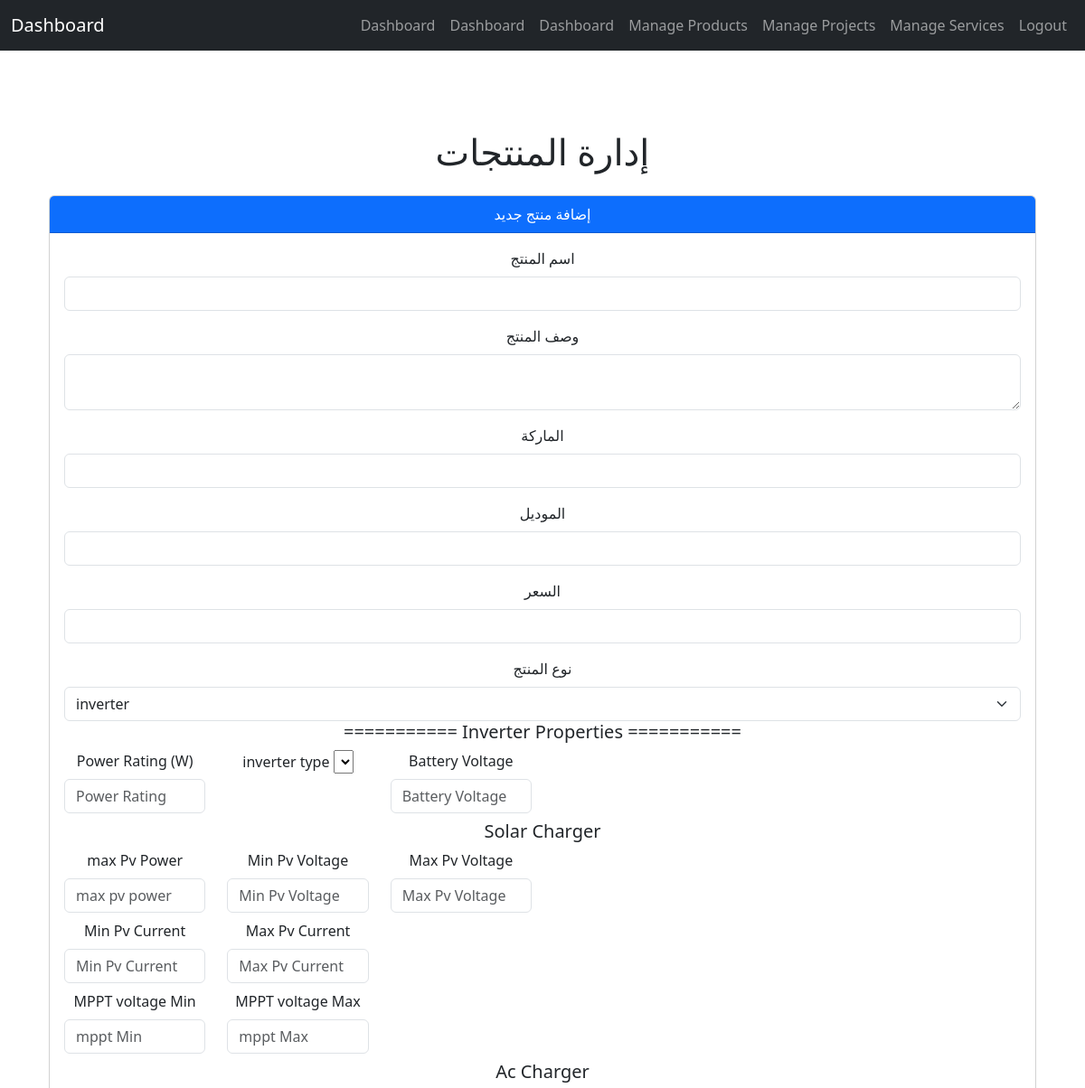
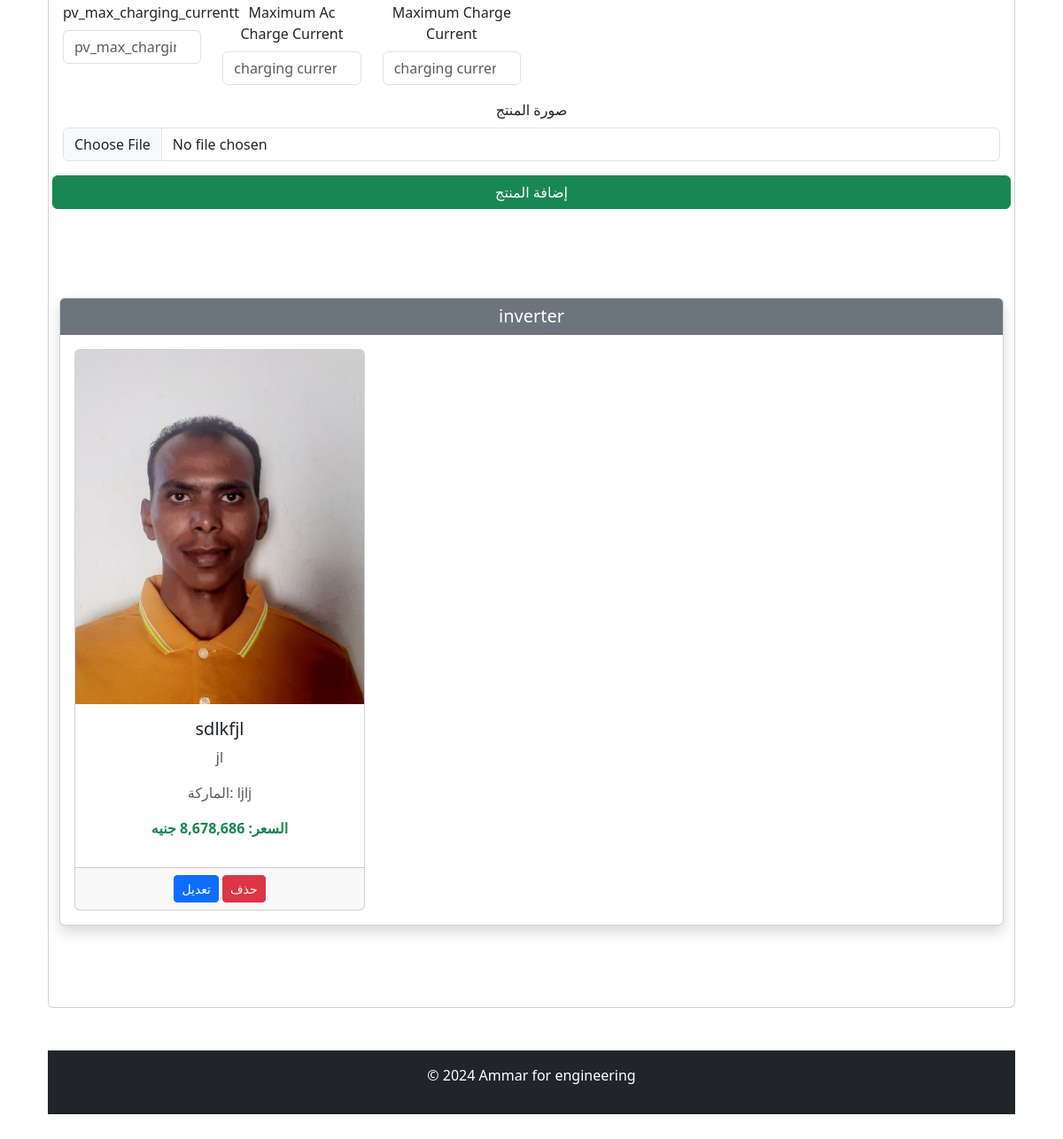
Screenshot of /admin/products (signed in) with the database file from the repository (2 pictures, top to bottom).
### app/models/products.py (models this page shows, shortened)
class ProductType(db.Model):
    __tablename__ = 'product_types'
    id = db.Column(db.Integer, primary_key=True)
    name = db.Column(db.String(255), nullable=False, unique=True)  # Ensures each type name is unique
    description = db.Column(db.Text, nullable=True)  # Additional details about the product type
    products = db.relationship('Product', backref='type', lazy=True)

class Product(db.Model):
    __tablename__ = 'products'
    id = db.Column(db.Integer, primary_key=True)
    name = db.Column(db.String(255), nullable=False)  # Name of the product
    description = db.Column(db.Text, nullable=True)  # Optional detailed description
    brand = db.Column(db.String(255), nullable=False)  # Brand information
    model = db.Column(db.String(255), nullable=False)  # Model information
    price = db.Column(db.Numeric(10, 2), nullable=False)  # Price with precision up to 2 decimal places
    created_at = db.Column(db.DateTime, default=db.func.current_timestamp())  # Auto-set timestamp
    updated_at = db.Column(db.DateTime, default=db.func.current_timestamp(), onupdate=db.func.current_timestamp())  # Updates on changes
    image_url = db.Column(db.Text, nullable=True)  # URL for product image
    product_type_id = db.Column(db.Integer, db.ForeignKey('product_types.id'), nullable=False)
    product_inverter = db.relationship('Inverter', backref='product_inverter', cascade="all, delete-orphan", uselist=False)
    product_battery = db.relationship('Battery', backref='product_battery', cascade="all, delete-orphan", uselist=False)
    product_panel = db.relationship('Panel', backref='product_panel', cascade="all, delete-orphan", uselist=False)
    product_wire = db.relationship('Wire', backref='product_wire', cascade="all, delete-orphan", uselist=False)
    product_breaker = db.relationship('Breaker', backref='product_breaker', cascade="all, delete-orphan", uselist=False)
    product_solar_lamp = db.relationship('SolarLamp', backref='product_solar_lamp', cascade="all, delete-orphan", uselist=False)

### app/routes/admin_routes.py (the view)
@admin_bp.route('/products')
@login_required
def products():
    try:
        product_types = ProductType.query.options(db.joinedload(ProductType.products)).all()
        return render_template('admin/products.html', product_types=product_types , title=product_page_title)
    except Exception as e:
        return {"error": str(e)}, 500

### app/__init__.py (called while the page is built)
@login_manager.user_loader
def load_user(user_id):
    from app.models.admins import Admin  # Import inside the function to avoid circular imports
    return Admin.query.get(int(user_id))  # Return the user by their ID

### app/templates/admin/products.html (shortened to what this page needs)
{% extends 'admin/base.html' %}
{% block content %}
<body  onload="showProductProperties(productType.value)">
    <div class="container mt-4">
        <h1 class="text-center">إدارة المنتجات</h1>
        <div class="card my-4">
            <div class="card-header bg-primary text-white">
                إضافة منتج جديد
            </div>
            <div class="card-body">
                <form id="product_form" action="{{ url_for('admin.add_product') }}" method="POST" enctype="multipart/form-data" onsubmit="return prepareForm(this)">
                    <div class="mb-3">
                        <label for="name" class="form-label">اسم المنتج</label>
                        <input type="text" name="name" id="name" class="form-control" required>
                    </div>
                    <div class="mb-3">
                        <label for="description" class="form-label">وصف المنتج</label>
                        <textarea name="description" id="description" class="form-control"></textarea>
                    </div>
                    <div class="mb-3">
                        <label for="brand" class="form-label">الماركة</label>
                        <input type="text" name="brand" id="brand" class="form-control">
                    </div>
                    <div class="mb-3">
                        <label for="model" class="form-label">الموديل</label>
                        <input type="text" name="model" id="model" class="form-control">
                    </div>
                    <div class="mb-3">
                        <label for="price" class="form-label">السعر</label>
                        <input type="number" name="price" id="price" step="0.01" class="form-control" required>
                    </div>
                    <div class="mb-3">
                        <label for="productType" class="form-label">نوع المنتج</label>
                        <select name="productType" id="productType" class="form-select" onchange="showProductProperties(this.value)">
                            {% for product_type in product_types %}
                                <option value="{{ product_type.name }}">{{ product_type.name }}</option>
                            {% endfor %}
                        </select>
                <div id="hide">
                    <div id="inverterProperties" class="product-properties mb-3" style="display: none;">
                        {% include 'admin/products_properties/inverter_properties.html' %}
                    </div>
                </div>
                    <div class="row mb-2">
                        <div class="mb-3">
                            <label for="image" class="form-label">صورة المنتج</label>
                            <input type="file" name="image" id="image" class="form-control" required>
                        </div>
                        <button type="submit" class="btn btn-success">إضافة المنتج</button>
                    </div>
                </form>
            </div>
        </div>
<div class="container my-5">
    {% for product_type in product_types %}
        <div class="card mb-4 shadow">
            <div class="card-header bg-secondary text-white">
                <h5 class="mb-0">{{ product_type.name }}</h5>
            </div>
            <div class="card-body">
                {% if product_type.products %}
                    <div class="row g-4">
                        {% for product in product_type.products %}
                            <div class="col-md-4">
                                <div class="card h-100">
                                    <img src="{{ url_for('static', filename=product.image_url if product.image_url else 'uploads/default.jpg') }}"
                                         class="card-img-top" alt="{{ product.name }}" style="height: 400px; object-fit: cover;">
                                    <div class="card-body">
                                        <h5 class="card-title">{{ product.name }}</h5>
                                        <p class="card-text text-muted">{{ product.description or 'لايوجد وصف' }}</p>
                                        <p class="text-muted">الماركة: {{ product.brand or 'غير معروف' }}</p>
                                        <p class="text-success fw-bold">السعر: {{ product.price | currency }} جنيه</p>
                                    </div>
                                    <div class="card-footer text-center">
                                        <button class="btn btn-primary btn-sm" data-bs-toggle="modal" data-bs-target="#updateModal{{ product.id }}">
                                            تعديل
                                        </button>
                                        <form action="{{ url_for('admin.delete_product', product_id=product.id) }}" method="POST" class="d-inline">
                                            <button type="submit" class="btn btn-danger btn-sm" onclick="return confirm('هل أنت متأكد من الحذف؟')">حذف</button>
                                        </form>
                                    </div>
                                </div>
                            </div>
                            {% endfor %}
                        </div>
                {% else %}
                    <p class="text-muted">لا توجد منتجات في هذا القسم.</p>
                {% endif %}
            </div>
        </div>
    {% endfor %}
</div>
</body>
</html>
{% endblock %}

### app/static/styles/styles.css (style rules this page uses)
body { background-color: #001f3f; color: white; font-family: Arial, sans-serif; }
.container { text-align: center; padding: 20px; }

### rows the page displays
ProductType: name "inverter"
Product: image_url+name (picture), name "sdlkfjl", description "jl", brand "ljlj", price "8,678,686"

### other values shown
form field productType "inverter"
